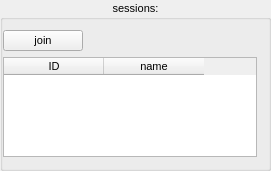
<?xml version="1.0" encoding="UTF-8"?>
<ui version="4.0">
 <class>cSessionsView</class>
 <widget class="QGroupBox" name="cSessionsView">
  <property name="geometry">
   <rect>
    <x>0</x>
    <y>0</y>
    <width>271</width>
    <height>171</height>
   </rect>
  </property>
  <property name="maximumSize">
   <size>
    <width>16777215</width>
    <height>263</height>
   </size>
  </property>
  <property name="font">
   <font>
    <pointsize>8</pointsize>
   </font>
  </property>
  <property name="windowTitle">
   <string>GroupBox</string>
  </property>
  <property name="title">
   <string>sessions:</string>
  </property>
  <property name="alignment">
   <set>Qt::AlignCenter</set>
  </property>
  <layout class="QVBoxLayout" name="verticalLayout">
   <property name="leftMargin">
    <number>0</number>
   </property>
   <item>
    <layout class="QHBoxLayout" name="horizontalLayout">
     <item>
      <widget class="QPushButton" name="joinPushButton">
       <property name="text">
        <string>join</string>
       </property>
      </widget>
     </item>
     <item>
      <spacer name="horizontalSpacer">
       <property name="orientation">
        <enum>Qt::Horizontal</enum>
       </property>
       <property name="sizeHint" stdset="0">
        <size>
         <width>328</width>
         <height>20</height>
        </size>
       </property>
      </spacer>
     </item>
    </layout>
   </item>
   <item>
    <widget class="QTableWidget" name="sessionsTableWidget">
     <property name="sizePolicy">
      <sizepolicy hsizetype="Expanding" vsizetype="Minimum">
       <horstretch>0</horstretch>
       <verstretch>0</verstretch>
      </sizepolicy>
     </property>
     <property name="minimumSize">
      <size>
       <width>0</width>
       <height>100</height>
      </size>
     </property>
     <property name="maximumSize">
      <size>
       <width>16777215</width>
       <height>100</height>
      </size>
     </property>
     <property name="editTriggers">
      <set>QAbstractItemView::NoEditTriggers</set>
     </property>
     <column>
      <property name="text">
       <string>ID</string>
      </property>
     </column>
     <column>
      <property name="text">
       <string>name</string>
      </property>
     </column>
    </widget>
   </item>
  </layout>
 </widget>
 <resources/>
 <connections/>
</ui>
